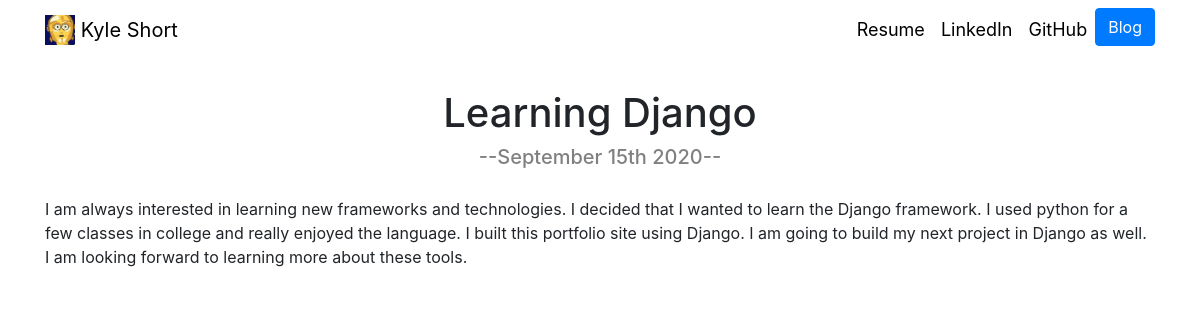
Before: /blog/5/ with the older database file.
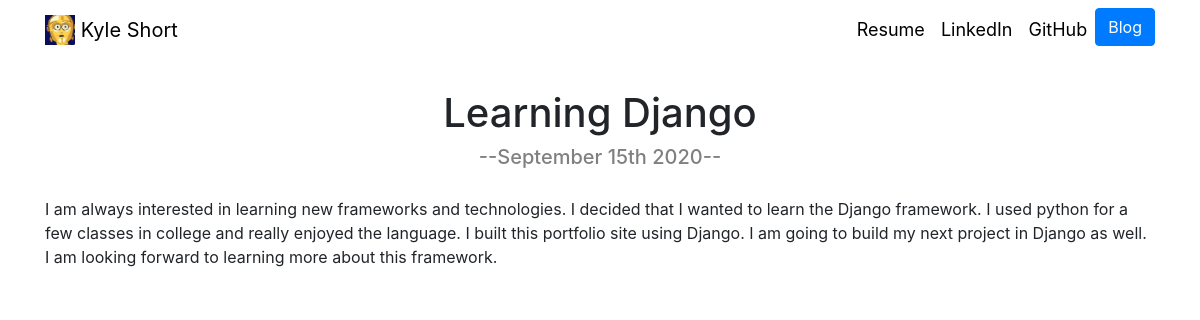
After: the same page with the newer database file.
### blog/models.py (models this page shows)
class Blog(models.Model):
    title = models.CharField(max_length=200)
    description = models.TextField()
    date = models.DateField()

### blog/views.py (the view)
# urls.py: path('<int:blog_id>/', views.detail, name='detail'),
def detail(request, blog_id):
    blog = get_object_or_404(Blog, pk=blog_id)
    return render(request, 'blog/detail.html', {'blog':blog})

### blog/templates/blog/detail.html
{% extends 'portfolio/base.html' %}
{% block content %}
<div class="row justify-content-center" style="padding-top: 30px;">
  <h1>{{ blog.title }}</h1>
</div>
<div class="row justify-content-center" style="padding-bottom: 20px;">
  <h3 style="font-size: 20px; color: #808080">--{{ blog.date|date:'F jS Y' }}--</h3>
</div>
{{ blog.description|safe}}
{% endblock %}

Changed rows visible on the page:
changed Blog "Learning Django": description "…to learning more about these tools." → "…to learning more about this framework."
